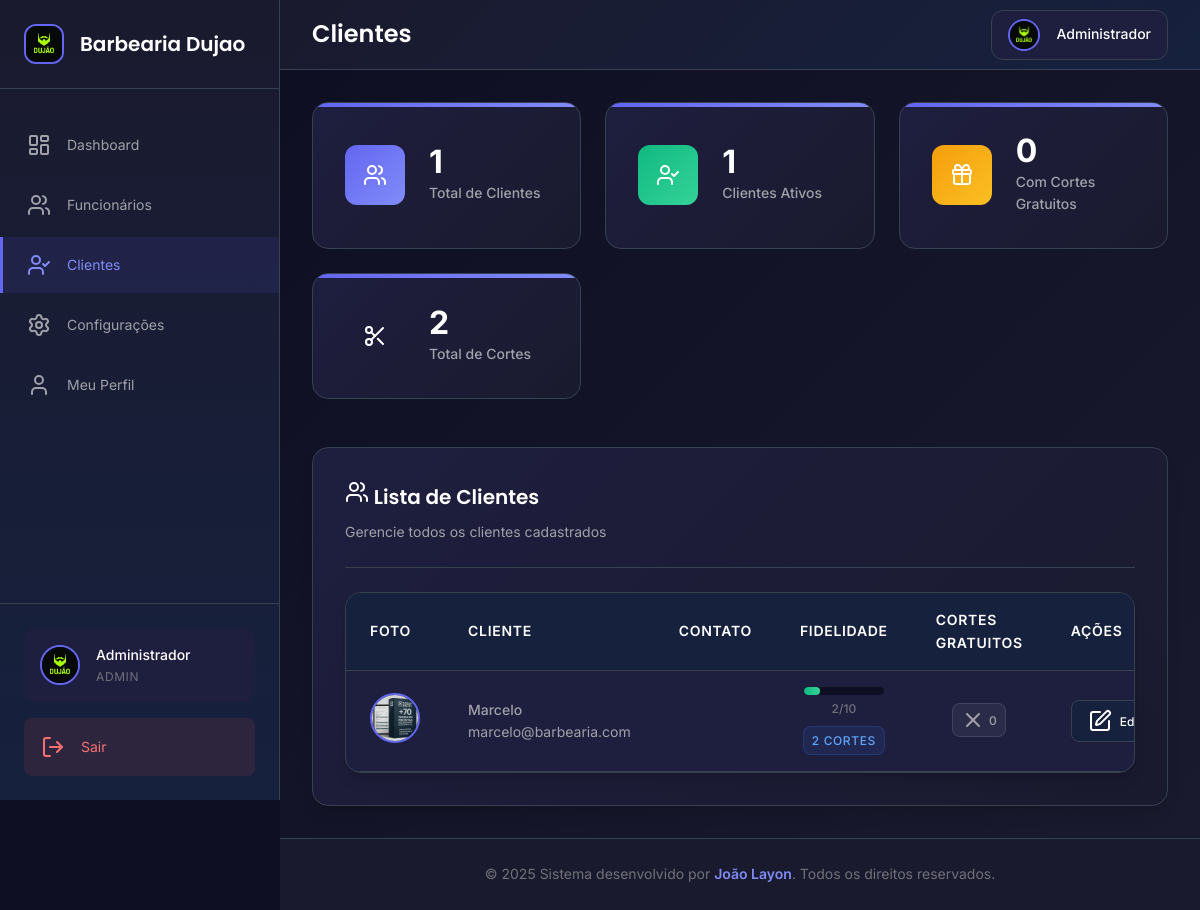
Screenshot of /clientes (signed in) with the database file from the repository.
### tables this page shows
CREATE TABLE configuracoes (
                id INTEGER PRIMARY KEY AUTOINCREMENT,
                nome_barbearia TEXT DEFAULT 'Barbearia Premium',
                logo_url TEXT DEFAULT '/static/uploads/logo-barbearia.jpg',
                telefone_contato TEXT,
                whatsapp_contato TEXT,
                endereco TEXT,
                horario_funcionamento TEXT DEFAULT '08:00-18:00',
                dias_funcionamento TEXT DEFAULT 'Segunda a Sábado',
                descricao TEXT DEFAULT 'A melhor barbearia da cidade',
                instagram TEXT,
                facebook TEXT
            );

CREATE TABLE usuarios (
                id INTEGER PRIMARY KEY AUTOINCREMENT,
                nome TEXT NOT NULL,
                email TEXT UNIQUE NOT NULL,
                senha TEXT NOT NULL,
                telefone TEXT,
                whatsapp TEXT,
                foto_perfil TEXT DEFAULT '/static/uploads/default-user.jpg',
                tipo TEXT NOT NULL DEFAULT 'cliente',
                data_criacao TIMESTAMP DEFAULT CURRENT_TIMESTAMP
            );

### app.py (the view)
@app.route('/clientes')
def listar_clientes():
    if 'usuario_id' not in session or session['tipo_usuario'] != 'admin':
        return redirect(url_for('login'))
    clientes = models.listar_clientes_detalhado()
    return render_template('clientes.html', clientes=clientes)

### app.py (called while the page is built)
@app.context_processor
def inject_datetime():
    return dict(datetime=datetime, timedelta=timedelta)

@app.context_processor
def inject_configuracoes():
    configuracoes = models.obter_configuracoes_barbearia()
    if 'usuario_id' in session and session.get('tipo_usuario') == 'admin':
        if configuracoes and configuracoes.get('logo_url'):
            session['foto_perfil'] = configuracoes['logo_url']
        else:
            session['foto_perfil'] = '/static/uploads/logo-barbearia.jpg'
    return dict(configuracoes_barbearia=configuracoes)

### banco.py (called while the page is built)
@contextmanager
def obter_conexao():
    conn = sqlite3.connect(BANCO_NOME, timeout=30.0)
    conn.execute('PRAGMA journal_mode=WAL')
    conn.execute('PRAGMA synchronous=NORMAL')
    conn.execute('PRAGMA cache_size=1000')
    conn.execute('PRAGMA temp_store=MEMORY')
    try:
        yield conn
    except Exception:
        conn.rollback()
        raise
    finally:
        conn.close()

### models.py (called while the page is built)
def listar_clientes_detalhado():
    with obter_conexao() as conn:
        cursor = conn.cursor()
        cursor.execute('''
            SELECT u.id, u.nome, u.email, u.telefone, u.whatsapp, u.foto_perfil,
                   COALESCE(f.cortes_realizados, 0) as cortes_realizados,
                   COALESCE(f.cortes_gratuitos_disponiveis, 0) as cortes_gratuitos
            FROM usuarios u
            LEFT JOIN fidelidade f ON u.id = f.cliente_id
            WHERE u.tipo = 'cliente'
            ORDER BY u.nome
        ''')
        return cursor.fetchall()

### templates/clientes.html (shortened to what this page needs)
{% extends "base.html" %}
{% block page_title %}Clientes{% endblock %}
{% block content %}
<div class="stats-grid mb-6">
    <div class="stat-card">
        <div class="stat-icon primary">
            <i data-lucide="users"></i>
        </div>
        <div class="stat-content">
            <div class="stat-value">{{ clientes|length }}</div>
            <div class="stat-label">Total de Clientes</div>
        </div>
    </div>
    <div class="stat-card">
        <div class="stat-icon success">
            <i data-lucide="user-check"></i>
        </div>
        <div class="stat-content">
            <div class="stat-value">
                {% set ativos = clientes|selectattr('6', 'gt', 0)|list|length %}
                {{ ativos }}
            </div>
            <div class="stat-label">Clientes Ativos</div>
        </div>
    </div>
    <div class="stat-card">
        <div class="stat-icon warning">
            <i data-lucide="gift"></i>
        </div>
        <div class="stat-content">
            <div class="stat-value">
                {% set com_gratuitos = clientes|selectattr('7', 'gt', 0)|list|length %}
                {{ com_gratuitos }}
            </div>
            <div class="stat-label">Com Cortes Gratuitos</div>
        </div>
    </div>
    <div class="stat-card">
        <div class="stat-icon info">
            <i data-lucide="scissors"></i>
        </div>
        <div class="stat-content">
            <div class="stat-value">
                {% set total_cortes = clientes|sum(attribute='6') %}
                {{ total_cortes }}
            </div>
            <div class="stat-label">Total de Cortes</div>
        </div>
    </div>
</div>
<div class="card">
    <div class="card-header">
        <h3 class="card-title">
            <i data-lucide="users"></i>
            Lista de Clientes
        </h3>
        <p class="card-subtitle">Gerencie todos os clientes cadastrados</p>
    </div>
    {% if clientes %}
    <div class="table-container">
        <table class="table">
            <thead>
                <tr>
                    <th>Foto</th>
                    <th>Cliente</th>
                    <th>Contato</th>
                    <th>Fidelidade</th>
                    <th>Cortes Gratuitos</th>
                    <th>Ações</th>
                </tr>
            </thead>
            <tbody>
                {% for cliente in clientes %}
                <tr>
                    <td>
                        <img src="{{ cliente[5] or '/static/uploads/default-user.jpg' }}"
                             alt="Foto"
                             class="table-avatar">
                    </td>
                    <td>
                        <div>
                            <div class="font-medium">{{ cliente[1] }}</div>
                            <div class="text-sm text-muted">{{ cliente[2] }}</div>
                        </div>
                    </td>
                    <td>
                    </td>
                    <td>
                        <div class="fidelidade-info">
                            <div class="fidelidade-progress">
                                <div class="progress-bar">
                                    <div class="progress-fill" style="width: {{ (cliente[6] % 10) * 10 }}%"></div>
                                </div>
                                <div class="progress-text">
                                    {{ cliente[6] % 10 }}/10
                                </div>
                            </div>
                            <div class="total-cortes">
                                <span class="badge badge-info">{{ cliente[6] }} cortes</span>
                            </div>
                        </div>
                    </td>
                    <td>
                        <div class="text-center">
                            {% if cliente[7] > 0 %}
                                <span class="badge badge-success">
                                    <i data-lucide="gift"></i>
                                    {{ cliente[7] }}
                                </span>
                            {% else %}
                                <span class="badge badge-secondary">
                                    <i data-lucide="x"></i>
                                    0
                                </span>
                            {% endif %}
                        </div>
                    </td>
                    <td>
                        <div class="action-buttons">
                            <a href="{{ url_for('editar_cliente', cliente_id=cliente[0]) }}"
                               class="btn btn-secondary btn-sm">
                                <i data-lucide="edit"></i>
                                Editar
                            </a>
                        </div>
                    </td>
                </tr>
                {% endfor %}
            </tbody>
        </table>
    </div>
    {% else %}
    <div class="empty-state">
        <i data-lucide="users" class="empty-icon"></i>
        <h3>Nenhum cliente cadastrado</h3>
        <p>Os clientes aparecerão aqui quando se cadastrarem no sistema</p>
    </div>
    {% endif %}
</div>
{% endblock %}

### templates/base.html (shortened to what this page needs)
<!DOCTYPE html>
<html lang="pt-BR">
<head>
    <link rel="stylesheet" href="{{ url_for('static', filename='css/style.css') }}">
</head>
<body class="{% block body_class %}{% endblock %}">
    {% if session.usuario_id %}
    <aside class="sidebar" id="sidebar">
        <div class="sidebar-header">
            <div class="logo-container">
                <img src="{{ configuracoes_barbearia.logo_url if configuracoes_barbearia else '/static/uploads/logo-barbearia.jpg' }}"
                     alt="Logo" class="logo-img">
                <h2 class="logo-text">{{ configuracoes_barbearia.nome_barbearia if configuracoes_barbearia else 'Barbearia Premium' }}</h2>
            </div>
        </div>
        <nav class="sidebar-nav">
            {% if session.tipo_usuario == 'admin' %}
                <a href="{{ url_for('dashboard_admin') }}" class="nav-item {% if request.endpoint == 'dashboard_admin' %}active{% endif %}">
                    <i data-lucide="layout-dashboard"></i>
                    <span>Dashboard</span>
                </a>
                <a href="{{ url_for('gerenciar_funcionarios') }}" class="nav-item {% if request.endpoint == 'gerenciar_funcionarios' %}active{% endif %}">
                    <i data-lucide="users"></i>
                    <span>Funcionários</span>
                </a>
                <a href="{{ url_for('listar_clientes') }}" class="nav-item {% if request.endpoint == 'listar_clientes' %}active{% endif %}">
                    <i data-lucide="user-check"></i>
                    <span>Clientes</span>
                </a>
                <a href="{{ url_for('configuracoes_barbearia') }}" class="nav-item {% if request.endpoint == 'configuracoes_barbearia' %}active{% endif %}">
                    <i data-lucide="settings"></i>
                    <span>Configurações</span>
                </a>
            {% elif session.tipo_usuario == 'funcionario' %}
                <a href="{{ url_for('dashboard_funcionario') }}" class="nav-item {% if request.endpoint == 'dashboard_funcionario' %}active{% endif %}">
                    <i data-lucide="layout-dashboard"></i>
                    <span>Minha Agenda</span>
                </a>
            {% endif %}
            <a href="{{ url_for('perfil') }}" class="nav-item {% if request.endpoint == 'perfil' %}active{% endif %}">
                <i data-lucide="user"></i>
                <span>Meu Perfil</span>
            </a>
        </nav>
        <div class="sidebar-footer">
            <div class="user-info">
                <img src="{{ session.foto_perfil or '/static/uploads/default-user.jpg' }}"
                     alt="Foto do usuário" class="user-avatar">
                <div class="user-details">
                    <span class="user-name">{{ session.nome_usuario }}</span>
                    <span class="user-role">{{ session.tipo_usuario.title() }}</span>
                </div>
            </div>
            <a href="{{ url_for('logout') }}" class="logout-btn">
                <i data-lucide="log-out"></i>
                <span>Sair</span>
            </a>
        </div>
    </aside>
    <main class="main-content">
        <header class="header">
            <div class="header-left">
                <h1 class="page-title">{% block page_title %}Dashboard{% endblock %}</h1>
            </div>
            <div class="header-right">
                <div class="user-menu">
                    <img src="{{ session.foto_perfil or '/static/uploads/default-user.jpg' }}"
                         alt="Foto do usuário" class="user-avatar-small">
                    <span class="user-name-header">{{ session.nome_usuario }}</span>
                </div>
            </div>
        </header>
        <div class="page-content">
            {% block content %}{% endblock %}
        </div>
    </main>
    {% endif %}
    <footer class="footer">
        <div class="footer-content">
            <p>&copy; 2025 Sistema desenvolvido por <strong>João Layon</strong>. Todos os direitos reservados.</p>
        </div>
    </footer>
</body>
</html>

### templates/clientes.html (style rules this page uses)
.table-avatar { width: 50px; height: 50px; border-radius: 50%; object-fit: cover; border: 2px solid var(--primary-color); }
.fidelidade-info { display: flex; flex-direction: column; align-items: center; gap: var(--spacing-sm); }
.fidelidade-progress { display: flex; flex-direction: column; align-items: center; gap: var(--spacing-xs); width: 100%; }
.progress-bar { width: 80px; height: 8px; background-color: var(--bg-primary); border-radius: var(--radius-md); overflow: hidden; }
.progress-fill { height: 100%; background: linear-gradient(90deg, var(--success), var(--success-light)); border-radius: var(--radius-md); transition: width var(--transition-normal); }
.progress-text { font-size: 0.75rem; color: var(--text-muted); font-weight: 500; }
.total-cortes { display: flex; justify-content: center; }
.action-buttons { display: flex; gap: var(--spacing-sm); justify-content: center; }
.font-medium { font-weight: 500; }
.text-sm { font-size: 0.875rem; }
.text-center { text-align: center; }

### rows the page displays
configuracoes: logo_url (picture), nome_barbearia "Barbearia Dujao"
usuarios: foto_perfil (picture), nome "Marcelo", email "marcelo@barbearia.com", {{ (cliente[6] % 10) * 10 }} 20 (drawn), cliente "2"

### other values shown
{{ session.nome_usuario }} "Administrador"
{{ session.tipo_usuario.title() }} "ADMIN"
{{ clientes|length }} "1"
{{ ativos }} "1"
{{ com_gratuitos }} "0"
{{ total_cortes }} "2"
